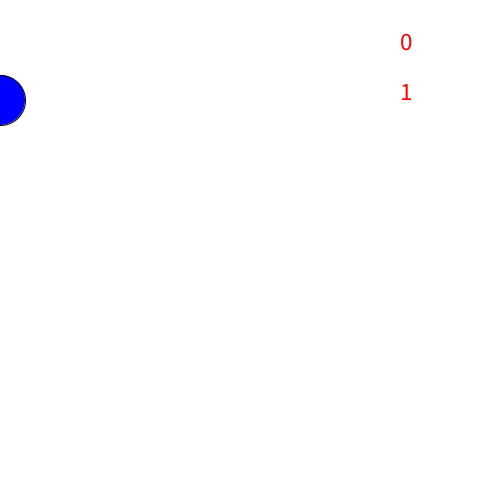
Frame 1 (no input)
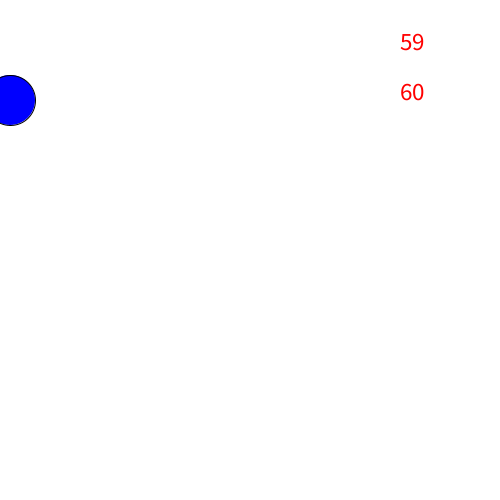
Frame 60 (the mouse pressed at the canvas centre just before this capture)
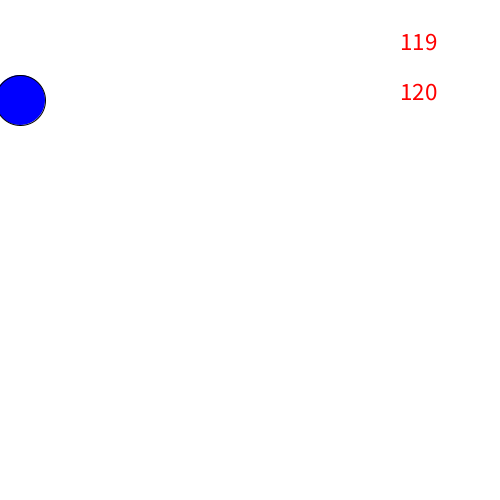
Frame 120 (the mouse held since frame 60 and released just before this capture)

The Processing sketch that drew these frames (run headless with seeded random() and noise(); from frame 60 on, the mouse is pressed at the canvas centre):

// Processing sketch: segunderoConModulo
// ── segunderoConModulo.pde
int px;
int cuenta;
void setup() {
  size(500, 500);
}
void draw() {
  background(255);
  fill(0, 0, 255);
  ellipse(px, 100, 50, 50);
  if (cuenta%60==0) {
    px+= 10;
  }

  if (px>width+25) {
    px = 25;
  }

  //delay(2000); // demora el programa 2 segundos
  textSize(25);
  fill(255, 0, 0);
  text(cuenta, 400, 50);
  text(frameCount, 400, 100);
  if (frameCount>360) {
    cuenta = 0;
    px = 0;
  }
  cuenta++;
}
void mousePressed() {
}
